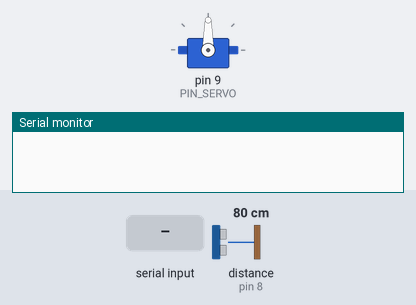
Recording of a sketch running on a simulated Arduino Uno, built with avr-gcc and run on an emulated ATmega328P. On the bench: servo, the last lines printed to the serial monitor. Wiring (inferred from the names in the program): ultrasonic range finder: trigger pin 7; echo pin 8. The inputs (shaded band) are chosen by the test bench; at power-on: distance to the obstacle (sensor on pin 8) 80 cm. The echo pulse lasts 58.3 µs per cm.

Above: at 0.1 s.
At 1.7 s:
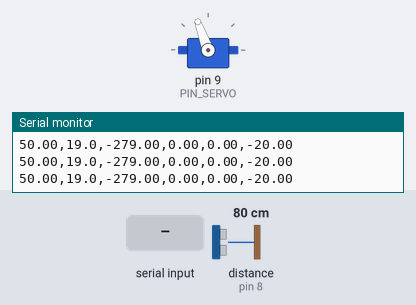
1.8 s: distance to the obstacle (sensor on pin 8) set to 18 cm
4.8 s: "i90\n" received over Serial
7.3 s: distance to the obstacle (sensor on pin 8) set to 35 cm
10.3 s: "90,45\n" received over Serial
13.3 s: "30,150\n" received over Serial
At 14.0 s:
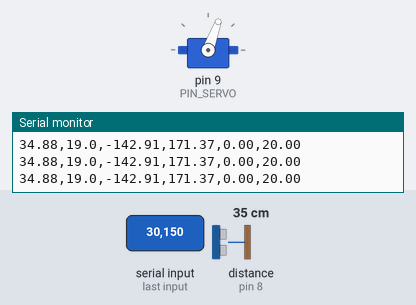
Timing chart, 0 to 15.8 s (numbered marks = the images above; inputs shaded):
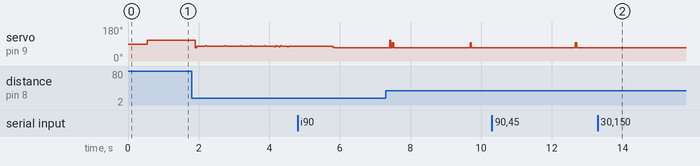

Measured:
- after the input at 13.3 s, servo on pin 9 (PIN_SERVO): stays 70° (without the input it goes to 97° after 2.4 s)

The sketch:

PID.ino
```cpp
#include <Servo.h>

// ╔══════════════════════════════════════════════════════════════╗
// ║           BOLA-VIGA  —  PID  —  HC-SR04 + SG-5010          ║
// ╚══════════════════════════════════════════════════════════════╝

// ─── Pines ────────────────────────────────────────────────────
const int PIN_TRIG = 7;
const int PIN_ECHO = 8;
const int PIN_SERVO = 9;

// ─── Servo SG-5010 ────────────────────────────────────────────
const int SERVO_CENTER    = 90;   // centro mecánico real
const int SERVO_MAX_DELTA = 20;   // ±20° máximo — protege engranajes
Servo miServo;

// ─── Sensor HC-SR04 ───────────────────────────────────────────
const float DIST_MIN = 3.0;
const float DIST_MAX = 50.0;

// ─── Setpoint ─────────────────────────────────────────────────
float setpoint = 19;            // cm desde el sensor

// ─── Ganancias PID ────────────────────────────────────────────
// Punto de partida conservador — ajustar con Ziegler-Nichols
float Kp = 9.0;
float Ki = 0.1;
float Kd = 4.0;

// ─── Tiempo de muestreo ───────────────────────────────────────
const unsigned long TS_MS = 40;   // 40 ms — mínimo seguro HC-SR04
float dt;

// ─── Estado PID ───────────────────────────────────────────────
float integral        = 0;
float distAnterior    = 0;
float ultimaValida    = 0;
unsigned long tAnt    = 0;

// ─── Filtro de mediana (ventana 5) ────────────────────────────
const int MED_N = 5;
float medBuf[MED_N];
int   medIdx = 0;
bool  medLleno = false;

// ══════════════════════════════════════════════════════════════
//  FUNCIONES AUXILIARES
// ══════════════════════════════════════════════════════════════

// Ordena y devuelve la mediana — robusto contra spikes del sensor
float mediana() {
  float tmp[MED_N];
  int n = medLleno ? MED_N : medIdx;
  if (n == 0) return ultimaValida;
  memcpy(tmp, medBuf, n * sizeof(float));
  for (int i = 0; i < n - 1; i++)
    for (int j = 0; j < n - 1 - i; j++)
      if (tmp[j] > tmp[j+1]) { float t = tmp[j]; tmp[j] = tmp[j+1]; tmp[j+1] = t; }
  return tmp[n / 2];
}

// Lectura limpia del HC-SR04
// Devuelve -1 si el eco no llega o está fuera de rango
float leerSensor() {
  digitalWrite(PIN_TRIG, LOW);
  delayMicroseconds(4);
  digitalWrite(PIN_TRIG, HIGH);
  delayMicroseconds(10);
  digitalWrite(PIN_TRIG, LOW);

  long us = pulseIn(PIN_ECHO, HIGH, 38000);
  if (us == 0) return -1.0;

  float d = us / 58.0;
  if (d < DIST_MIN || d > DIST_MAX) return -1.0;

  // Solo ingresar al buffer si es válido
  medBuf[medIdx] = d;
  medIdx = (medIdx + 1) % MED_N;
  if (medIdx == 0) medLleno = true;

  return mediana();
}

// Escribe el servo con µs para máxima precisión en el SG-5010
// y aplica límite físico antes de mover
void escribirServo(float angulo) {
  int ang = constrain((int)angulo,
                      SERVO_CENTER - SERVO_MAX_DELTA,
                      SERVO_CENTER + SERVO_MAX_DELTA);
  miServo.writeMicroseconds(map(ang, 0, 180, 1000, 2000));
}

// Parser de comandos serie — cambia ganancias sin recompilar
// Formato: p8.0  i0.04  d4.0  s20.0
void leerSerial() {
  if (!Serial.available()) return;
  char cmd = Serial.read();
  float val = Serial.parseFloat();
  bool ok = true;
  switch (cmd) {
    case 'p': Kp = val; break;
    case 'i': Ki = val; integral = 0; break;
    case 'd': Kd = val; break;
    case 's': setpoint = constrain(val, DIST_MIN, DIST_MAX);
              integral = 0; break;
    default:  ok = false; break;
  }
  if (ok) {
    Serial.print("Kp="); Serial.print(Kp, 3);
    Serial.print(" Ki="); Serial.print(Ki, 4);
    Serial.print(" Kd="); Serial.print(Kd, 3);
    Serial.print(" SP="); Serial.println(setpoint, 1);
  }
}

// ══════════════════════════════════════════════════════════════
//  SETUP
// ══════════════════════════════════════════════════════════════
void setup() {
  Serial.begin(115200);

  pinMode(PIN_TRIG, OUTPUT);
  pinMode(PIN_ECHO, INPUT);

  miServo.attach(PIN_SERVO, 1000, 2000);
  escribirServo(SERVO_CENTER);
  delay(500);

  // Prellenar buffer con primera lectura real
  digitalWrite(PIN_TRIG, LOW); delayMicroseconds(4);
  digitalWrite(PIN_TRIG, HIGH); delayMicroseconds(10);
  digitalWrite(PIN_TRIG, LOW);
  long d0 = pulseIn(PIN_ECHO, HIGH, 38000);
  float inicio = (d0 > 0) ? d0 / 58.0 : setpoint;
  inicio = constrain(inicio, DIST_MIN, DIST_MAX);
  for (int i = 0; i < MED_N; i++) medBuf[i] = inicio;
  medLleno     = true;
  distAnterior = inicio;
  ultimaValida = inicio;

  tAnt = millis();
  dt   = TS_MS / 1000.0;

  Serial.println("=== Bola-Viga listo ===");
  Serial.println("Comandos: p<Kp>  i<Ki>  d<Kd>  s<setpoint>");
  Serial.println("dist,sp,P,I,D,salida");
}

// ══════════════════════════════════════════════════════════════
//  LOOP
// ══════════════════════════════════════════════════════════════
void loop() {
  leerSerial();

  if (millis() - tAnt < TS_MS) return;
  tAnt = millis();

  // ── 1. Lectura ─────────────────────────────────────────────
  float dist = leerSensor();

  if (dist < 0) {
    // Fuera de rango: el PID sigue con la última posición conocida
    // El error sigue siendo grande → el servo empuja de vuelta
    dist = ultimaValida;
  } else {
    ultimaValida = dist;
  }

  // ── 2. Error ───────────────────────────────────────────────
  float error = setpoint - dist;

  // ── 3. Proporcional ────────────────────────────────────────
  float P = Kp * error;

  // ── 4. Derivativo sobre la MEDIDA (no sobre el error)
  //    Evita "derivative kick": correcciones bruscas al
  //    cambiar setpoint o cuando la bola se acerca rápido
  float D = -Kd * (dist - distAnterior) / dt;

  // ── 5. Anti-windup condicional ─────────────────────────────
  //    Solo acumula integral si la salida P+D no está saturada
  //    Evita que el integrador se dispare en los extremos
  float salidaPD = P + D;
  if (abs(salidaPD) < SERVO_MAX_DELTA) {
    integral += error * dt;
    integral  = constrain(integral, -8.0, 8.0);
  }
  float I = Ki * integral;

  // ── 6. Salida total ────────────────────────────────────────
  float salida = constrain(P + I + D, -SERVO_MAX_DELTA, SERVO_MAX_DELTA);

  // ── 7. Mover servo ─────────────────────────────────────────
  // Signo negativo: ajustar si la viga compensa al revés
  escribirServo(SERVO_CENTER - salida);

  // ── 8. Actualizar estado ───────────────────────────────────
  distAnterior = dist;

  // ── 9. Telemetría — compatible con Serial Plotter ──────────
  // Formato: dist,sp,P,I,D,salida
  Serial.print(dist,    2); Serial.print(",");
  Serial.print(setpoint,1); Serial.print(",");
  Serial.print(P,       2); Serial.print(",");
  Serial.print(I,       2); Serial.print(",");
  Serial.print(D,       2); Serial.print(",");
  Serial.println(salida,2);
}
```
